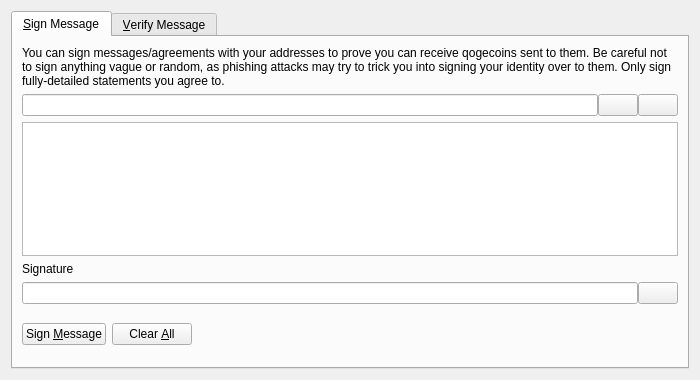
<?xml version="1.0" encoding="UTF-8"?>
<ui version="4.0">
 <class>SignVerifyMessageDialog</class>
 <widget class="QDialog" name="SignVerifyMessageDialog">
  <property name="geometry">
   <rect>
    <x>0</x>
    <y>0</y>
    <width>700</width>
    <height>380</height>
   </rect>
  </property>
  <property name="windowTitle">
   <string>Signatures - Sign / Verify a Message</string>
  </property>
  <property name="modal">
   <bool>true</bool>
  </property>
  <layout class="QVBoxLayout" name="verticalLayout">
   <item>
    <widget class="QTabWidget" name="tabWidget">
     <property name="currentIndex">
      <number>0</number>
     </property>
     <widget class="QWidget" name="tabSignMessage">
      <attribute name="title">
       <string>&amp;Sign Message</string>
      </attribute>
      <layout class="QVBoxLayout" name="verticalLayout_SM">
       <item>
        <widget class="QLabel" name="infoLabel_SM">
         <property name="text">
          <string>You can sign messages/agreements with your addresses to prove you can receive qogecoins sent to them. Be careful not to sign anything vague or random, as phishing attacks may try to trick you into signing your identity over to them. Only sign fully-detailed statements you agree to.</string>
         </property>
         <property name="textFormat">
          <enum>Qt::PlainText</enum>
         </property>
         <property name="wordWrap">
          <bool>true</bool>
         </property>
        </widget>
       </item>
       <item>
        <layout class="QHBoxLayout" name="horizontalLayout_1_SM">
         <property name="spacing">
          <number>0</number>
         </property>
         <item>
          <widget class="QValidatedLineEdit" name="addressIn_SM">
           <property name="toolTip">
            <string>The Qogecoin address to sign the message with</string>
           </property>
          </widget>
         </item>
         <item>
          <widget class="QPushButton" name="addressBookButton_SM">
           <property name="toolTip">
            <string>Choose previously used address</string>
           </property>
           <property name="text">
            <string/>
           </property>
           <property name="icon">
            <iconset resource="../bitcoin.qrc">
             <normaloff>:/icons/address-book</normaloff>:/icons/address-book</iconset>
           </property>
           <property name="shortcut">
            <string>Alt+A</string>
           </property>
           <property name="autoDefault">
            <bool>false</bool>
           </property>
          </widget>
         </item>
         <item>
          <widget class="QPushButton" name="pasteButton_SM">
           <property name="toolTip">
            <string>Paste address from clipboard</string>
           </property>
           <property name="text">
            <string/>
           </property>
           <property name="icon">
            <iconset resource="../bitcoin.qrc">
             <normaloff>:/icons/editpaste</normaloff>:/icons/editpaste</iconset>
           </property>
           <property name="shortcut">
            <string>Alt+P</string>
           </property>
           <property name="autoDefault">
            <bool>false</bool>
           </property>
          </widget>
         </item>
        </layout>
       </item>
       <item>
        <widget class="QPlainTextEdit" name="messageIn_SM">
         <property name="toolTip">
          <string>Enter the message you want to sign here</string>
         </property>
        </widget>
       </item>
       <item>
        <widget class="QLabel" name="signatureLabel_SM">
         <property name="text">
          <string>Signature</string>
         </property>
         <property name="textFormat">
          <enum>Qt::PlainText</enum>
         </property>
        </widget>
       </item>
       <item>
        <layout class="QHBoxLayout" name="horizontalLayout_2_SM">
         <property name="spacing">
          <number>0</number>
         </property>
         <item>
          <widget class="QLineEdit" name="signatureOut_SM">
           <property name="font">
            <font>
             <italic>true</italic>
            </font>
           </property>
           <property name="readOnly">
            <bool>true</bool>
           </property>
          </widget>
         </item>
         <item>
          <widget class="QPushButton" name="copySignatureButton_SM">
           <property name="toolTip">
            <string>Copy the current signature to the system clipboard</string>
           </property>
           <property name="text">
            <string/>
           </property>
           <property name="icon">
            <iconset resource="../bitcoin.qrc">
             <normaloff>:/icons/editcopy</normaloff>:/icons/editcopy</iconset>
           </property>
           <property name="autoDefault">
            <bool>false</bool>
           </property>
          </widget>
         </item>
        </layout>
       </item>
       <item>
        <layout class="QHBoxLayout" name="horizontalLayout_3_SM">
         <item>
          <widget class="QPushButton" name="signMessageButton_SM">
           <property name="toolTip">
            <string>Sign the message to prove you own this Qogecoin address</string>
           </property>
           <property name="text">
            <string>Sign &amp;Message</string>
           </property>
           <property name="icon">
            <iconset resource="../bitcoin.qrc">
             <normaloff>:/icons/edit</normaloff>:/icons/edit</iconset>
           </property>
           <property name="autoDefault">
            <bool>false</bool>
           </property>
          </widget>
         </item>
         <item>
          <widget class="QPushButton" name="clearButton_SM">
           <property name="toolTip">
            <string>Reset all sign message fields</string>
           </property>
           <property name="text">
            <string>Clear &amp;All</string>
           </property>
           <property name="icon">
            <iconset resource="../bitcoin.qrc">
             <normaloff>:/icons/remove</normaloff>:/icons/remove</iconset>
           </property>
           <property name="autoDefault">
            <bool>false</bool>
           </property>
          </widget>
         </item>
         <item>
          <spacer name="horizontalSpacer_1_SM">
           <property name="orientation">
            <enum>Qt::Horizontal</enum>
           </property>
           <property name="sizeHint" stdset="0">
            <size>
             <width>40</width>
             <height>48</height>
            </size>
           </property>
          </spacer>
         </item>
         <item>
          <widget class="QLabel" name="statusLabel_SM">
           <property name="font">
            <font>
             <weight>75</weight>
             <bold>true</bold>
            </font>
           </property>
           <property name="text">
            <string/>
           </property>
           <property name="wordWrap">
            <bool>true</bool>
           </property>
          </widget>
         </item>
         <item>
          <spacer name="horizontalSpacer_2_SM">
           <property name="orientation">
            <enum>Qt::Horizontal</enum>
           </property>
           <property name="sizeHint" stdset="0">
            <size>
             <width>40</width>
             <height>48</height>
            </size>
           </property>
          </spacer>
         </item>
        </layout>
       </item>
      </layout>
     </widget>
     <widget class="QWidget" name="tabVerifyMessage">
      <attribute name="title">
       <string>&amp;Verify Message</string>
      </attribute>
      <layout class="QVBoxLayout" name="verticalLayout_VM">
       <item>
        <widget class="QLabel" name="infoLabel_VM">
         <property name="text">
          <string>Enter the receiver's address, message (ensure you copy line breaks, spaces, tabs, etc. exactly) and signature below to verify the message. Be careful not to read more into the signature than what is in the signed message itself, to avoid being tricked by a man-in-the-middle attack. Note that this only proves the signing party receives with the address, it cannot prove sendership of any transaction!</string>
         </property>
         <property name="textFormat">
          <enum>Qt::PlainText</enum>
         </property>
         <property name="alignment">
          <set>Qt::AlignLeading|Qt::AlignLeft|Qt::AlignTop</set>
         </property>
         <property name="wordWrap">
          <bool>true</bool>
         </property>
        </widget>
       </item>
       <item>
        <layout class="QHBoxLayout" name="horizontalLayout_1_VM">
         <property name="spacing">
          <number>0</number>
         </property>
         <item>
          <widget class="QValidatedLineEdit" name="addressIn_VM">
           <property name="toolTip">
            <string>The Qogecoin address the message was signed with</string>
           </property>
          </widget>
         </item>
         <item>
          <widget class="QPushButton" name="addressBookButton_VM">
           <property name="toolTip">
            <string>Choose previously used address</string>
           </property>
           <property name="text">
            <string/>
           </property>
           <property name="icon">
            <iconset resource="../bitcoin.qrc">
             <normaloff>:/icons/address-book</normaloff>:/icons/address-book</iconset>
           </property>
           <property name="shortcut">
            <string>Alt+A</string>
           </property>
           <property name="autoDefault">
            <bool>false</bool>
           </property>
          </widget>
         </item>
        </layout>
       </item>
       <item>
        <widget class="QPlainTextEdit" name="messageIn_VM"/>
       </item>
       <item>
        <widget class="QValidatedLineEdit" name="signatureIn_VM"/>
       </item>
       <item>
        <layout class="QHBoxLayout" name="horizontalLayout_2_VM">
         <item>
          <widget class="QPushButton" name="verifyMessageButton_VM">
           <property name="toolTip">
            <string>Verify the message to ensure it was signed with the specified Qogecoin address</string>
           </property>
           <property name="text">
            <string>Verify &amp;Message</string>
           </property>
           <property name="icon">
            <iconset resource="../bitcoin.qrc">
             <normaloff>:/icons/transaction_0</normaloff>:/icons/transaction_0</iconset>
           </property>
           <property name="autoDefault">
            <bool>false</bool>
           </property>
          </widget>
         </item>
         <item>
          <widget class="QPushButton" name="clearButton_VM">
           <property name="toolTip">
            <string>Reset all verify message fields</string>
           </property>
           <property name="text">
            <string>Clear &amp;All</string>
           </property>
           <property name="icon">
            <iconset resource="../bitcoin.qrc">
             <normaloff>:/icons/remove</normaloff>:/icons/remove</iconset>
           </property>
           <property name="autoDefault">
            <bool>false</bool>
           </property>
          </widget>
         </item>
         <item>
          <spacer name="horizontalSpacer_1_VM">
           <property name="orientation">
            <enum>Qt::Horizontal</enum>
           </property>
           <property name="sizeHint" stdset="0">
            <size>
             <width>40</width>
             <height>48</height>
            </size>
           </property>
          </spacer>
         </item>
         <item>
          <widget class="QLabel" name="statusLabel_VM">
           <property name="font">
            <font>
             <weight>75</weight>
             <bold>true</bold>
            </font>
           </property>
           <property name="text">
            <string/>
           </property>
           <property name="wordWrap">
            <bool>true</bool>
           </property>
          </widget>
         </item>
         <item>
          <spacer name="horizontalSpacer_2_VM">
           <property name="orientation">
            <enum>Qt::Horizontal</enum>
           </property>
           <property name="sizeHint" stdset="0">
            <size>
             <width>40</width>
             <height>48</height>
            </size>
           </property>
          </spacer>
         </item>
        </layout>
       </item>
      </layout>
     </widget>
    </widget>
   </item>
  </layout>
 </widget>
 <customwidgets>
  <customwidget>
   <class>QValidatedLineEdit</class>
   <extends>QLineEdit</extends>
   <header>qvalidatedlineedit.h</header>
  </customwidget>
 </customwidgets>
 <resources>
  <include location="../bitcoin.qrc"/>
 </resources>
 <connections/>
</ui>
